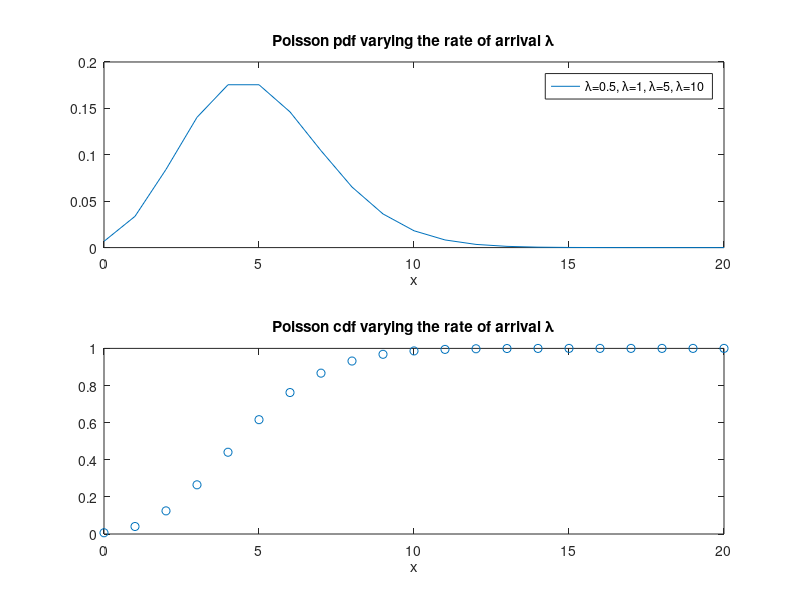

MATLAB code for this plot:
lambda=5; %rate of arrival
% x-range
x=(0:1:20);
%compute cdf and pdf
for i=1:length(lambda)
pdfpoil(i,:)=poisspdf(x,lambda(i));
cdfpoil(i,:)=poisscdf(x,lambda(i));
end
%plot
subplot(2,1,1)
plot(x,pdfpoil)
xlabel('x')
title('Poisson pdf varying the rate of arrival \lambda')
legend('\lambda=0.5, \lambda=1, \lambda=5, \lambda=10')
subplot(2,1,2)
plot(x,cdfpoil,'o')
xlabel('x')
title('Poisson cdf varying the rate of arrival \lambda')